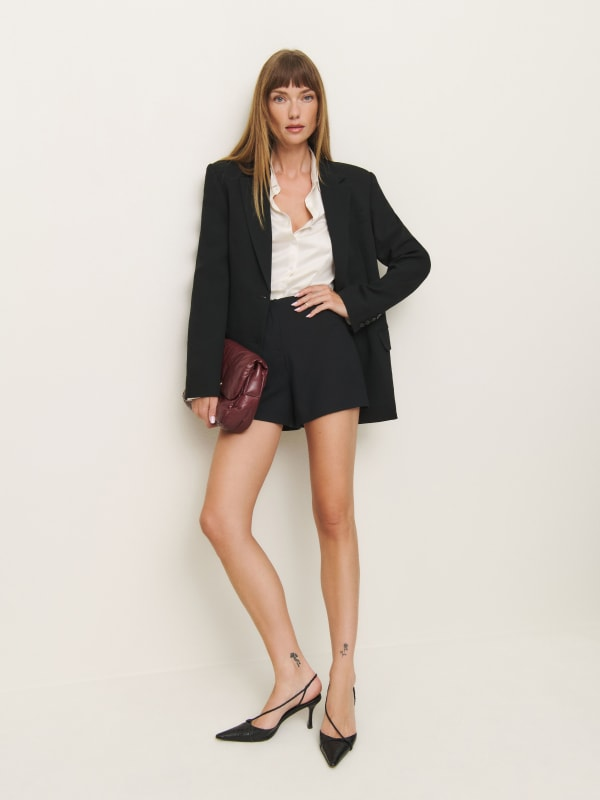
#> input picture input_images/415632_BLACK_inspo.png, 600 x 800 px; its folder holds 2 pictures in this run
$ python main_1.py
#> lines starting #> are read from the running program, lines starting #| are printed output that depends on the picture
import os
from PIL import Image
output_folder = "output_images"
input_folder = "input_images"

if not os.path.exists(output_folder):
    os.makedirs(output_folder)

print("Processing started...")

for filename in os.listdir(input_folder):

    if filename.endswith(("jpg","png","jpeg")):
        try:
            image_path = os.path.join(input_folder, filename)

            with Image.open(image_path) as img:

#> img is the input picture: PIL image 600x800 RGB; mean R, G, B 210, 202.1, 193.7
                img = img.resize((800,800))
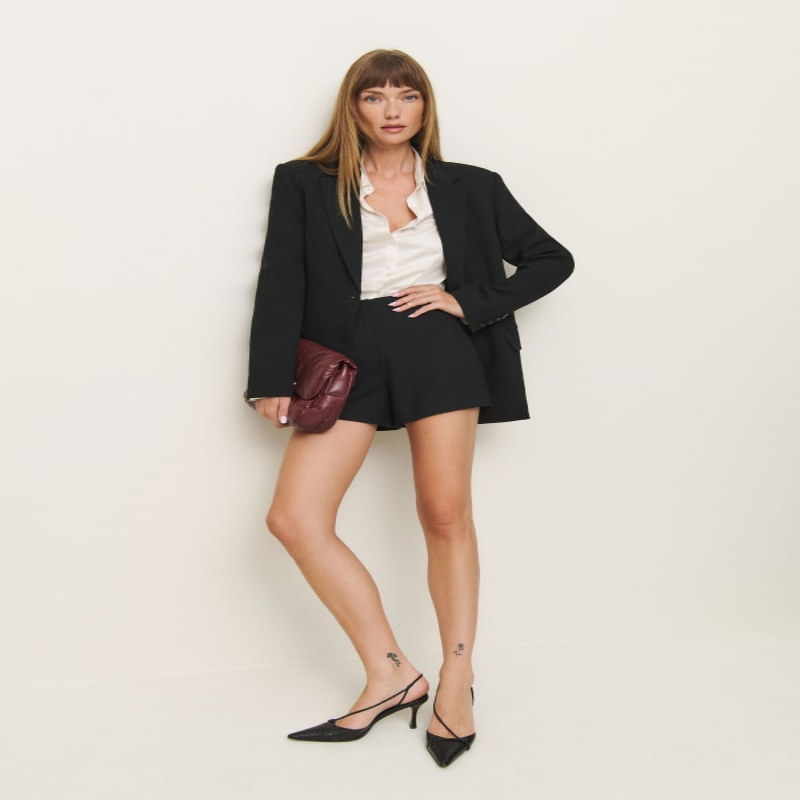
#> img: PIL image 800x800 RGB; mean R, G, B 210, 202.1, 193.7

                if img.mode in ("RGBA", "P"):
                    img = img.convert("RGB")

                new_filename = os.path.splitext(filename)[0] + ".jpg"
                save_path = os.path.join(output_folder, new_filename)

                img.save(save_path, "JPEG", quality=80)
                print(f"✅ Success: {filename} -> {new_filename}")


        except Exception as e:
            print(f"❌ Error processing {filename}: {e}")
#> pass 2 of the loop `for filename in os.listdir(input_folder):`:
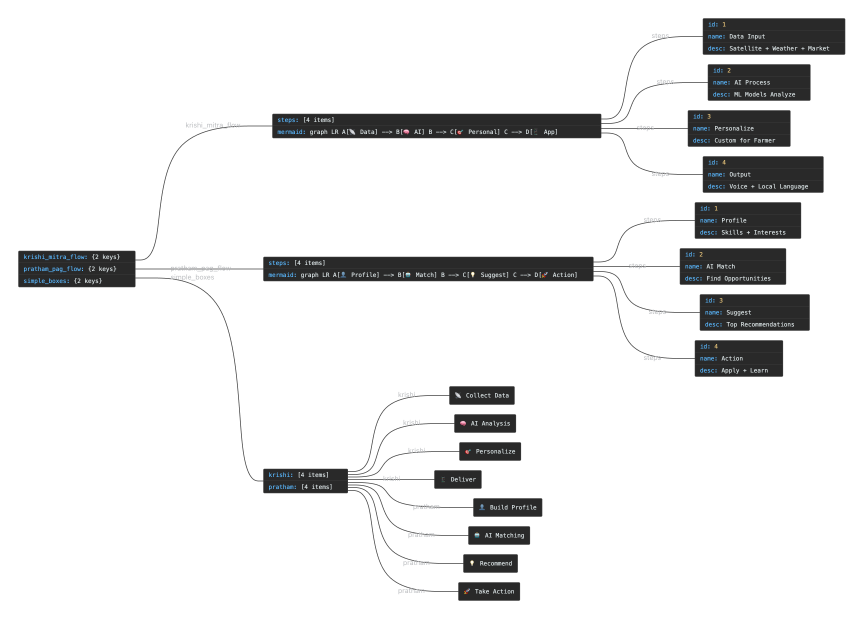
#> input picture input_images/jsoncrack.com (2).png, 3454 x 2476 px (shown at 1/4 size)
#> img is the input picture: PIL image 3454x2476 RGBA; mean R, G, B, A 6.7, 6.9, 7, 31.6
#> `img = img.resize((800,800))`:
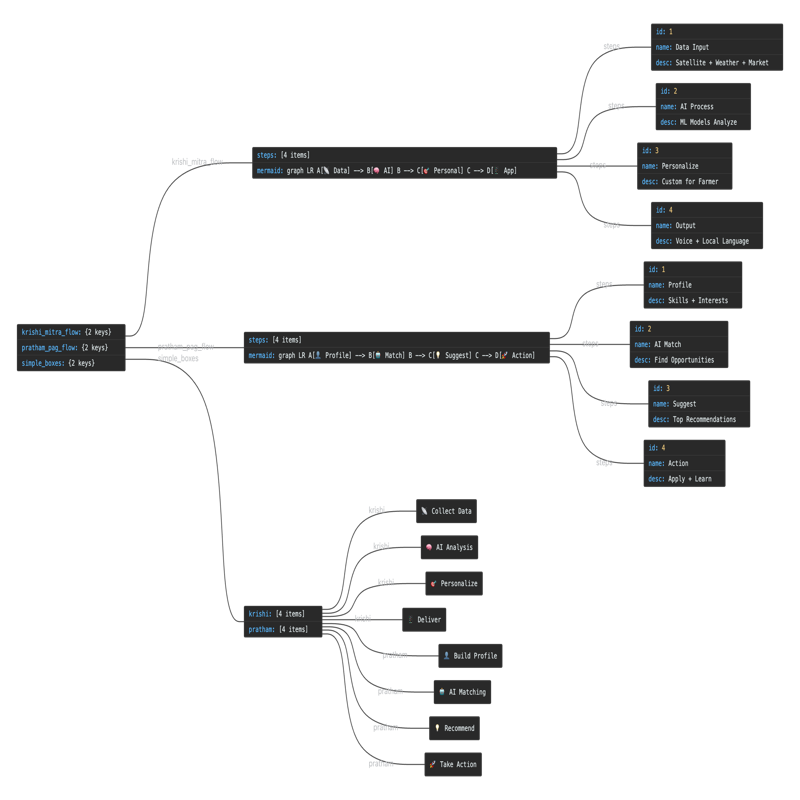
#> img: PIL image 800x800 RGBA; mean R, G, B, A 7.8, 8, 8.1, 31.6; transparent parts drawn white
#> `img = img.convert("RGB")`:
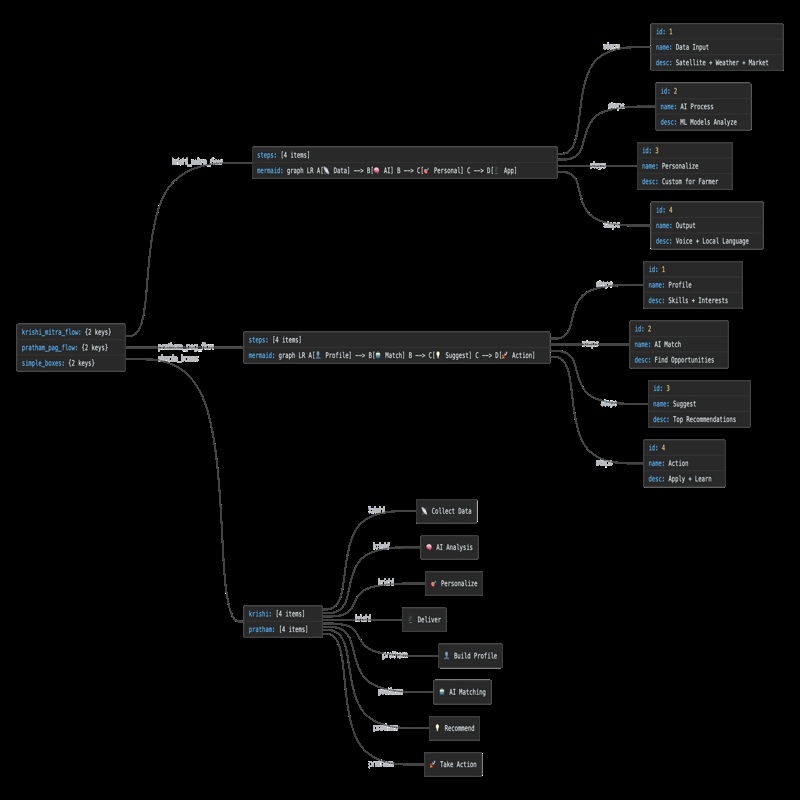
#> img: PIL image 800x800 RGB; mean R, G, B 7.8, 8, 8.1

print("All done! Check the output_images folder.")
